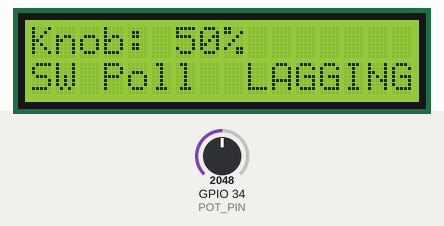
Recording of a sketch running on a simulated ESP32. On the bench: 16×2 character LCD. The inputs (shaded band) are chosen by the test bench; at power-on: GPIO 34 (POT_PIN) = 2048. What the sketch prints to the serial monitor is not drawn.

Above: at 3.2 s.
3.3 s: GPIO 34 (POT_PIN) set to 2866
At 3.8 s:
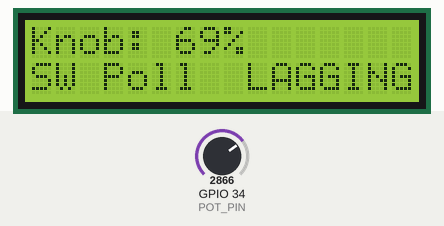
4.8 s: GPIO 34 (POT_PIN) set to 451
At 5.9 s:
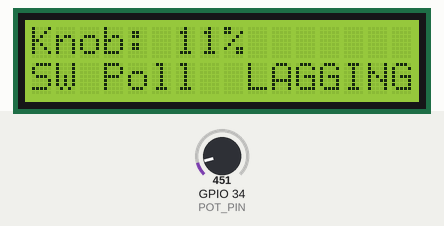
6.3 s: GPIO 34 (POT_PIN) set to 378
At 6.7 s:
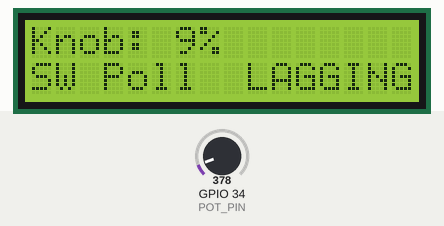
7.8 s: GPIO 34 (POT_PIN) set to 491
At 8.2 s:
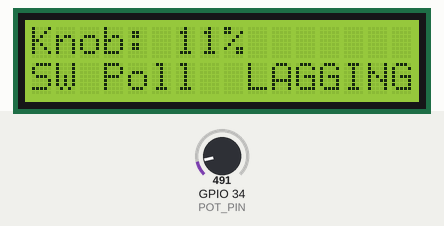
15.3 s: GPIO 34 (POT_PIN) set to 0
At 15.8 s:
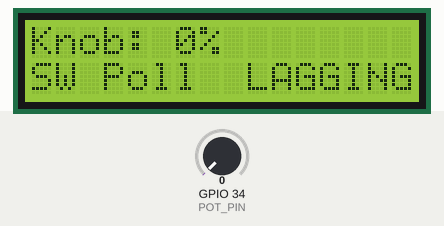
18.3 s: GPIO 34 (POT_PIN) set to 1228
At 18.9 s:
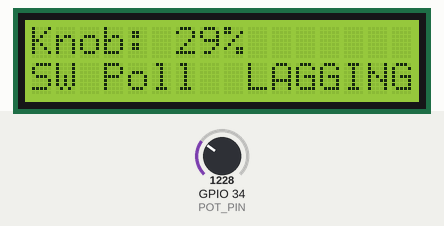
Timing chart, 0 to 21.3 s (numbered marks = the images above; inputs shaded):
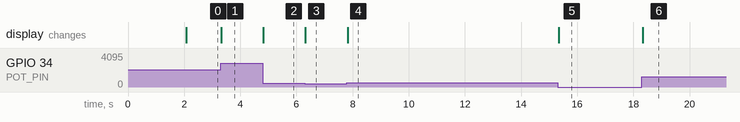

The sketch:

step2_overload.ino
```cpp
/*
 * Step 2 -- Software Under Pressure
 * CECS 460 Chapter 11: Hardware/Software Co-Design
 *
 * Potentiometer on GPIO 34 -> ADC read in software loop
 * 16x2 parallel HD44780 LCD (TC1602A) displays the live ADC value
 * Background CPU load task runs simultaneously
 *
 * Expected result: LCD updates become slow and unresponsive
 * as the CPU load increases -- the software cannot do both at once.
 *
 * Hardware (TC1602A parallel LCD, 4-bit mode):
 *   LCD VSS  -> GND
 *   LCD VDD  -> 5V
 *   LCD V0   -> wiper of contrast pot (10k); pot outer pins to 5V and GND
 *   LCD RS   -> GPIO 19
 *   LCD RW   -> GND
 *   LCD E    -> GPIO 23
 *   LCD D4   -> GPIO 18
 *   LCD D5   -> GPIO 5
 *   LCD D6   -> GPIO 17
 *   LCD D7   -> GPIO 16
 *   LCD A    -> 5V (through 220 ohm if no built-in resistor)
 *   LCD K    -> GND
 *
 *   Signal pot: middle pin -> GPIO 34, outer pins -> 3.3V and GND
 *
 * Required library: LiquidCrystal (built into Arduino IDE -- no install needed).
 */

#include <LiquidCrystal.h>

#define POT_PIN          34
#define LOAD_STRENGTH    5000   // iterations of fake work per loop -- raise to make it worse
#define SAMPLE_PRINT_MS  500    // how often to print sample rate to Serial

// LCD pin assignments (4-bit parallel HD44780)
#define LCD_RS  19
#define LCD_EN  23
#define LCD_D4  18
#define LCD_D5  5
#define LCD_D6  17
#define LCD_D7  16

LiquidCrystal lcd(LCD_RS, LCD_EN, LCD_D4, LCD_D5, LCD_D6, LCD_D7);

// -- CPU load task ------------------------------------------------------------
// Simulates a busy processing task hogging the CPU
volatile float g_load_result = 0;

void runCpuLoad() {
  float x = 1.0;
  for (int i = 0; i < LOAD_STRENGTH; i++) {
    x = x * 1.0001f + 0.0001f;  // busy math the compiler won't optimize away
  }
  g_load_result = x;
}

// -- Sampling rate tracker ----------------------------------------------------
unsigned long g_sampleCount = 0;
unsigned long g_lastPrintMs = 0;

void setup() {
  Serial.begin(115200);

  lcd.begin(16, 2);

  lcd.setCursor(0, 0);
  lcd.print("CECS 460 Step 2");
  lcd.setCursor(0, 1);
  lcd.print("SW: Under Press.");
  delay(2000);
  lcd.clear();

  Serial.println("=== Step 2: Software Under Pressure ===");
  Serial.println("Turn the potentiometer and watch the LCD lag.");
  Serial.println("Sample rate printed every 500ms.");
}

void loop() {
  // -- CPU load -- runs every loop iteration, starving the ADC read ----------
  runCpuLoad();

  // -- Software ADC read ----------------------------------------------------
  int raw = analogRead(POT_PIN);          // 0-4095
  int percent = map(raw, 0, 4095, 0, 100);
  g_sampleCount++;

  // -- Update LCD -----------------------------------------------------------
  lcd.setCursor(0, 0);
  lcd.print("Knob:           ");
  lcd.setCursor(6, 0);
  lcd.print(percent);
  lcd.print("%   ");

  lcd.setCursor(0, 1);
  lcd.print("SW Poll  LAGGING");

  // -- Print sample rate to Serial ------------------------------------------
  unsigned long now = millis();
  if (now - g_lastPrintMs >= SAMPLE_PRINT_MS) {
    unsigned long elapsed = now - g_lastPrintMs;
    float rate = (float)g_sampleCount / (elapsed / 1000.0f);
    Serial.print("[SW] Sample rate: ");
    Serial.print(rate, 1);
    Serial.print(" Hz  |  Knob: ");
    Serial.print(percent);
    Serial.println("%");
    g_sampleCount = 0;
    g_lastPrintMs = now;
  }
}
```

Measured:
- after the input at 3.3 s, the display: changes at once (image 1)
- after the input at 4.8 s, the display: changes at once (image 2)
- after the input at 6.3 s, the display: changes at once (image 3)
- after the input at 7.8 s, the display: changes at once (image 4)
- after the input at 15.3 s, the display: changes at once (image 5)
- after the input at 18.3 s, the display: changes at once (image 6)
